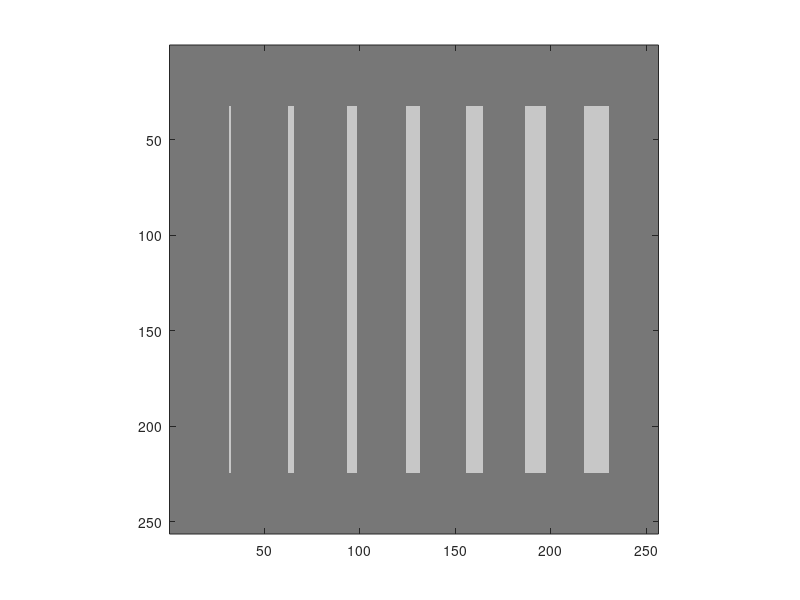

Source code (MATLAB): (Note: this script raises an error after producing the figure.)
%Back from holidays and working at last...

% 19th August 2009
%%%%%%%%%%%%%%%%%%%%%%%%%%%%%

%%
% Testing Gabor filter and gradient response at for different line widths
% and lengths

% 1)
%%%%%%%%%%%%%%%

%Build some test patches
test_im = 120*ones(256);
for ii = 0:6
    centre = (ii+1)*32;
    test_im(33:224, centre-ii:centre+ii) = 200;
end
figure; image(test_im); colormap(gray(256)); axis image;
%%
%Gabor filter test image
GaborFilterArgs.ImageIn = test_im;
GaborFilterArgs.Tau = 4;
GaborFilterArgs.Len = 8;
GaborFilterArgs.Normalise = 0;

[gabor_mag gabor_ori] = gabor_filter(GaborFilterArgs);

figure; imagesc(gabor_mag); colormap(gray(256)); axis image;
figure; imagesc(gabor_mag); colormap(hsv(12)); axis image;
%%
%Compute gradient of test image using 2nd derivative of a Gaussian
sigma = 6;
width = 30; %

ssq = sigma^2;
[x,y] = meshgrid(-width:width,-width:width);
GaussDeriv = -x.*exp(-(x.*x+y.*y)/(2*ssq))/(pi*ssq);

%Calulate image gradient
grad_x = imfilter(test_im,GaussDeriv, 'conv','replicate');
grad_y = imfilter(test_im, GaussDeriv', 'conv','replicate');

gradient_ori = atan(grad_y ./ grad_x);
gradient_mag = grad_x.^2 + grad_y.^2;

%
figure; imagesc(gradient_mag); colormap(gray(256)); axis image;
figure; imagesc(gradient_mag); colormap(hsv(12)); axis image;